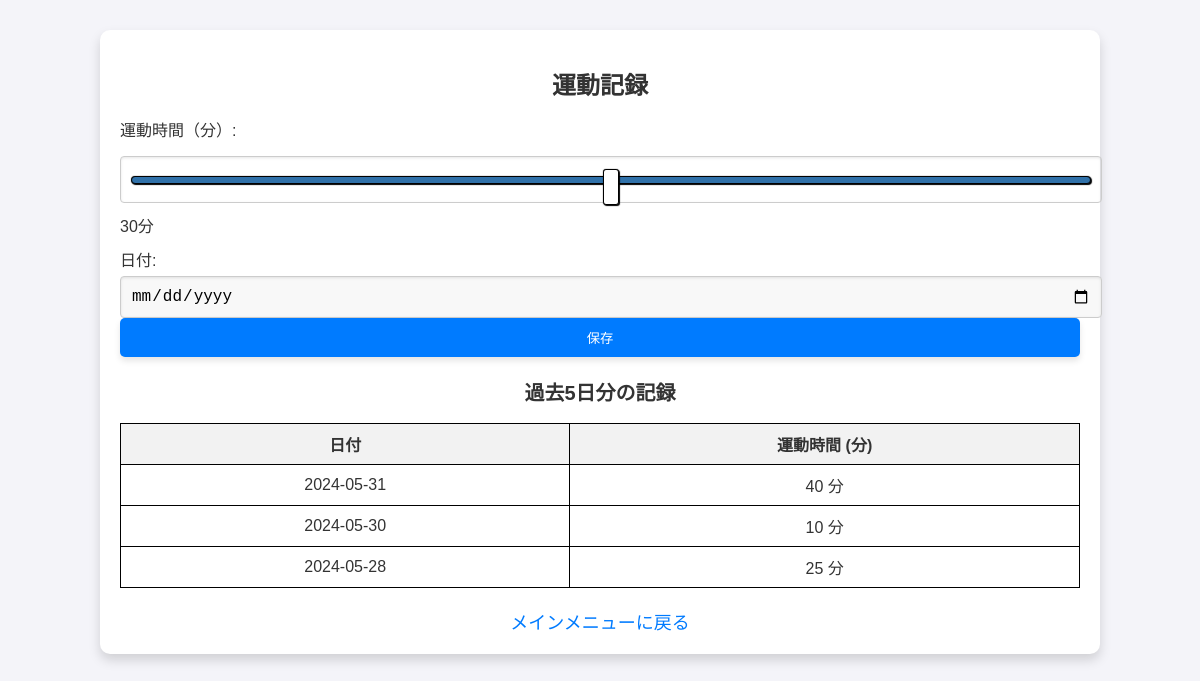
/accounts/exercise_record/ (signed in), run on an earlier commit of the app's database.
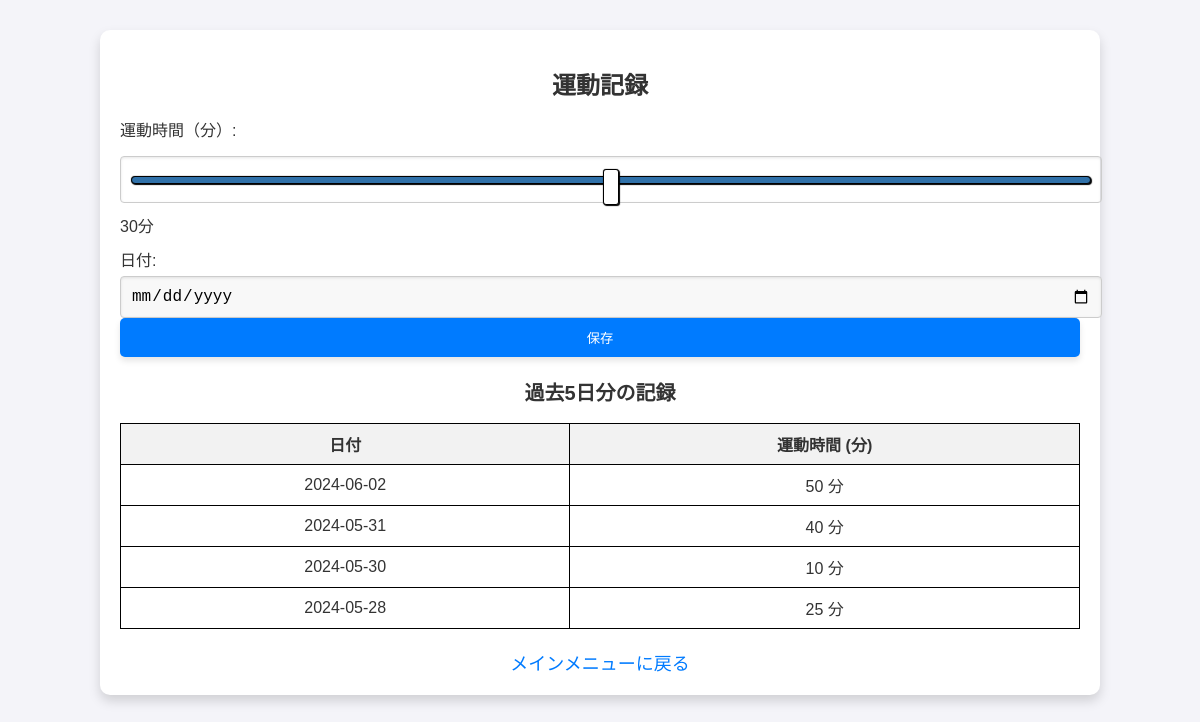
And on a later commit of the database.
### myapp/models.py (models this page shows)
class ExerciseRecord(models.Model):
    user = models.ForeignKey(CustomUser, on_delete=models.CASCADE, verbose_name=_('ユーザー'))
    date = models.DateField(_('日付'))
    duration = models.IntegerField(_('運動時間（分）'))
    activity_type = models.CharField(_('活動タイプ'), max_length=100, blank=True, null=True)

### myapp/views.py (the view)
# urls.py: path('exercise_record/', views.exercise_record, name='exercise_record'),
@login_required
def exercise_record(request):
    today = date.today()
    five_days_ago = today - timedelta(days=5)
    if request.method == 'POST':
        form = ExerciseRecordForm(request.POST)
        if form.is_valid():
            record = form.save(commit=False)
            record.user = request.user
            record.date = today
            record.save()
            return redirect('myapp:exercise_record')
    else:
        form = ExerciseRecordForm()
    exercise_records = ExerciseRecord.objects.filter(
        user=request.user,
        date__gte=five_days_ago
    ).order_by('-date')
    return render(request, 'exercise_record.html', {
        'form': form,
        'exercise_records': exercise_records
    })

### myapp/forms.py
class ExerciseRecordForm(forms.ModelForm):
    class Meta:
        model = ExerciseRecord
        fields = ['date', 'duration', 'activity_type']
        labels = {
            'date': '日付',
            'duration': '時間',
            'activity_type': '活動種類'
        }

### myapp/authentication.py (called while the page is built)
    def get_user(self, user_id):
        UserModel = get_user_model()
        try:
            return UserModel.objects.get(pk=user_id)
        except UserModel.DoesNotExist:
            return None

### myapp/templates/exercise_record.html (shortened to what this page needs)
<!DOCTYPE html>
<html lang="ja">
<head>
    {% load static %}
    <link rel="stylesheet" href="{% static 'css/styles.css' %}">
</head>
<body class="body-background exercise-record">
    <div class="container">
        <h1 class="title">運動記録</h1>
        <form method="post" action="{% url 'myapp:submit_exercise_record' %}" class="form-group">
            <label for="duration" class="form-label">運動時間（分）:</label>
            <input type="range" id="duration" name="duration" min="0" max="60" value="30" class="input-range">
            <span id="durationDisplay" class="duration-display">30分</span>
            <label for="date" class="form-label">日付:</label>
            <input type="date" id="date" name="date" value="{{ today|date:'Y-m-d' }}" class="input-date">
            <button type="submit" class="button">保存</button>
        </form>
        <h2>過去5日分の記録</h2>
        <table>
            <thead>
                <tr>
                    <th>日付</th>
                    <th>運動時間 (分)</th>
                </tr>
            </thead>
            <tbody>
                {% for record in exercise_records %}
                <tr>
                    <td>{{ record.date|date:"Y-m-d" }}</td>
                    <td>{{ record.duration }} 分</td>
                </tr>
                {% empty %}
                <tr>
                    <td colspan="2">記録がありません。</td>
                </tr>
                {% endfor %}
            </tbody>
        </table>
        <div class="text-center">
            <a href="{% url 'myapp:main_menu' %}" class="back-link">メインメニューに戻る</a>
        </div>
    </div>
</body>
</html>

What changed in the data, as far as the page shows it:
added ExerciseRecord: date "2024-06-02", duration "50"
